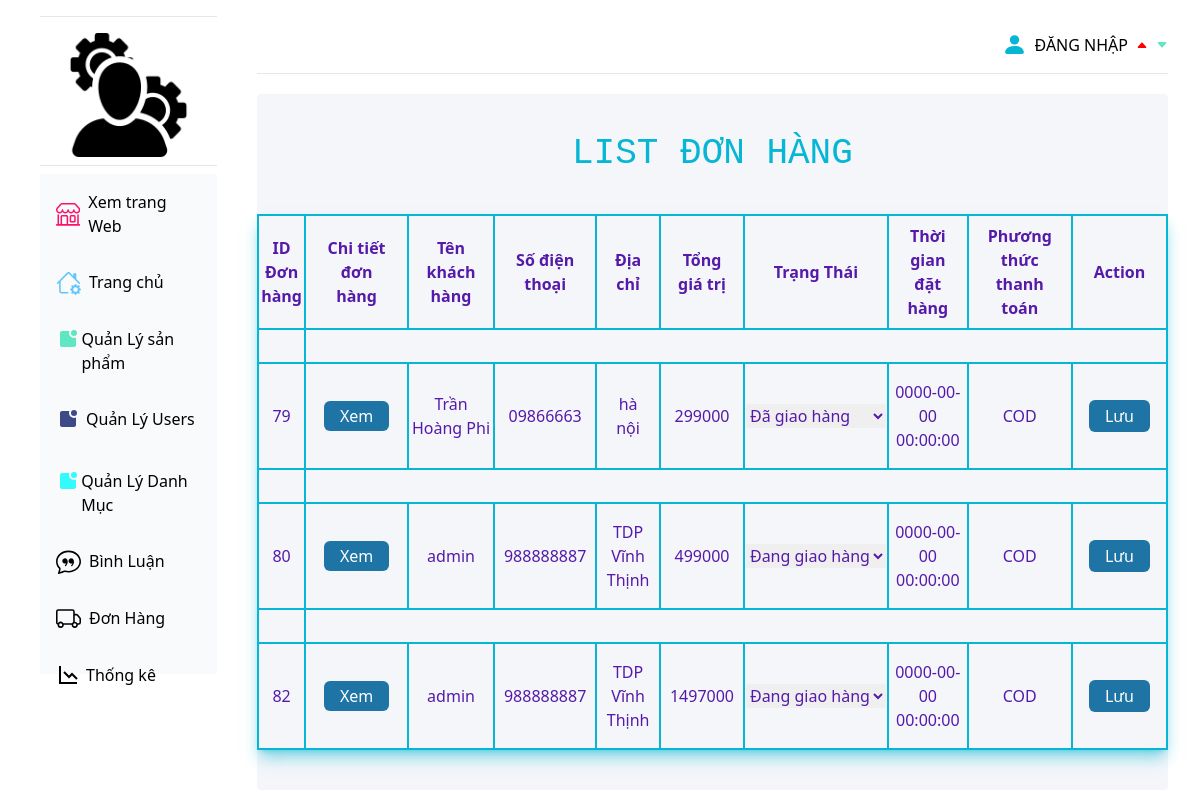
Page /admin/index.php?act=listorder on the committed database.
### tables this page shows
CREATE TABLE `order` (
  `id` int(11) NOT NULL,
  `id_user` int(11) DEFAULT NULL,
  `code_cart` varchar(11) NOT NULL,
  `status` tinyint(2) NOT NULL,
  `total` int(11) DEFAULT NULL,
  `time` datetime DEFAULT NULL,
  `ship_address` varchar(255) DEFAULT NULL,
  `ship_name_user` varchar(255) DEFAULT NULL,
  `ship_phone_user` varchar(255) DEFAULT NULL,
  `pttt` varchar(11) DEFAULT NULL
);

### guest/pdo.php (called while the page is built, shortened)
<?php
function pdo_get_connection()
{
    $dburl = "mysql:host=localhost;dbname=duan1;charset=utf8";
    $username = 'root';
    $password = '';
    $conn = new PDO($dburl, $username, $password);
    $conn->setAttribute(PDO::ATTR_ERRMODE, PDO::ERRMODE_EXCEPTION);
    return $conn;
}
function pdo_query($sql)
{
    $sql_args = array_slice(func_get_args(), 1);
    try {
        $conn = pdo_get_connection();
        $stmt = $conn->prepare($sql);
        $stmt->execute($sql_args);
        $rows = $stmt->fetchAll();
        return $rows;
    } catch (PDOException $e) {
        throw $e;
    } finally {
        unset($conn);
    }
}

### guest/order.php (called while the page is built, shortened)
<?php
function loadall_order_admin()
{
    $sql = "SELECT * FROM `order`";
    $bill = pdo_query($sql);
    return $bill;
}
function checkstatus(){
   return $status = [[0,'Đơn hàng mới'],[1,'Đang xử lý'],[2,'Đang giao hàng'],[3,'Đã giao hàng']];
}

### admin/order/listorder.php (the view, shortened to what this page needs)
            <div class="home mt-5   py-10 mr-8 bg-[#F4F6FA] h-auto rounded">
                <div class="">
                    <h1 class="text-center text-cyan-500 pb-10  text-4xl "
                        style="font-family: 'Courier New', Courier, monospace">LIST ĐƠN HÀNG</h1>
                    <table class="table border-2 border-cyan-500 shadow-lg shadow-cyan-500/50 mx-auto">
                        <tr class="border-2 border-cyan-500  text-[#551AA9] ">
                            <th class="border-2 border-cyan-500   py-2">ID Đơn hàng</th>
                            <th class="border-2 border-cyan-500 px-4 py-2">Chi tiết đơn hàng</th>
                            <th class="border-2 border-cyan-500 px-4 py-2">Tên khách hàng</th>
                            <th class="border-2 border-cyan-500 px-4 py-2">Số điện thoại</th>
                            <th class="border-2 border-cyan-500 px-4 py-2">Địa chỉ</th>
                            <th class="border-2 border-cyan-500 px-4 py-2">Tổng giá trị</th>
                            <th class="border-2 border-cyan-500 px-4 py-2">Trạng Thái</th>
                            <th class="border-2 border-cyan-500 px-4 py-2">Thời gian đặt hàng</th>
                            <th class="border-2 border-cyan-500 px-4 py-2">Phương thức thanh toán</th>
                            <th class="border-2 border-cyan-500 px-4 py-2">
                                Action
                            </th>
                        </tr>
                        <?php  $tong = 0;
                         foreach($order as $order){
                           $pttt = $order['pttt'];
                     echo '
                     <form  action="index.php?act=status" method="post">
                        <tr class="text-[#551AA9] space-x-4">
                     <td class="border-2 border-cyan-500 py-4 px-2 text-center">
                     <tr class="text-[#551AA9] space-x-4">
                            <td class="border-2 border-cyan-500 py-4 px-2 text-center">
                            '.$order['id'].'
                            </td>
                            <td class="border-2 border-cyan-500 py-4 px-2 text-center">
                            <a class="py-1 px-4 bg-[#1E74A4] hover:bg-[#BAAACE] hover:text-white text-white rounded-md mx-2"
                            href="index.php?act=detail_order&code_cart='.$order['code_cart'].'">Xem</a>
                            </td>
                            <td class="border-2 border-cyan-500 py-4  text-center">
                            '.$order['ship_name_user'].'
                            </td>
                            <td class="border-2 border-cyan-500 py-4 px-2 text-center">
                            '.$order['ship_phone_user'].'
                            </td>
                            <td class="border-2 border-cyan-500 py-4 px-2 text-center">
                            '.$order['ship_address'].'
                            </td>
                            <td class="border-2 border-cyan-500 py-2 px-2 text-center ">
                            '.$order['total'].'
                            </td>
                            <td class="border-2 border-cyan-500 py-4  text-center">
                            <select name="status"> ';
                            $liststatus = checkstatus();
                            foreach($liststatus as $liststatus){
                                if($order['status'] == $liststatus['0']){
                                    echo'
                               <option selected="selected" value="'.$liststatus[0].'">'.$liststatus[1].'</option>
                                    ';
                                }
                                else{
                                    echo'
                               <option value="'.$liststatus[0].'">'.$liststatus[1].'</option>
                                    ';
                                }
                            }
                            echo '
                        </select>
                            </td>
                            <td class="border-2 border-cyan-500 py-4  text-center">
                            '.$order['time'].'
                            </td>
                            <td class="border-2 border-cyan-500 py-4  text-center">
                            '.$pttt.'
                            <td class="border-2 border-cyan-500 py-4 px-2 text-center">
                                    <input type="hidden" name="id" value="'.$order['id'].'">
                                    <input class="py-1 px-4 bg-[#1E74A4] hover:bg-[#BAAACE] hover:text-white text-white rounded-md mx-2" type="submit" name="luu" value="Lưu">
                            </td>
                        </tr>
                        </td>
        </tr>
        </form>
        ';} ?>
                    </table>
                </div>
            </div>
        </div>
    </div>
</body>
</html>

### rows in the picture
order: id "79", ship_name_user "Trần Hoàng Phi", ship_phone_user "09866663", ship_address "hà nội", total "299000", status "Đã giao hàng", time "0000-00-00 00:00:00", pttt "COD"
order: id "80", ship_name_user "admin", ship_phone_user "988888887", ship_address "TDP Vĩnh Thịnh", total "499000", status "Đang giao hàng", time "0000-00-00 00:00:00", pttt "COD"
order: id "82", ship_name_user "admin", ship_phone_user "988888887", ship_address "TDP Vĩnh Thịnh", total "1497000", status "Đang giao hàng", time "0000-00-00 00:00:00", pttt "COD"
